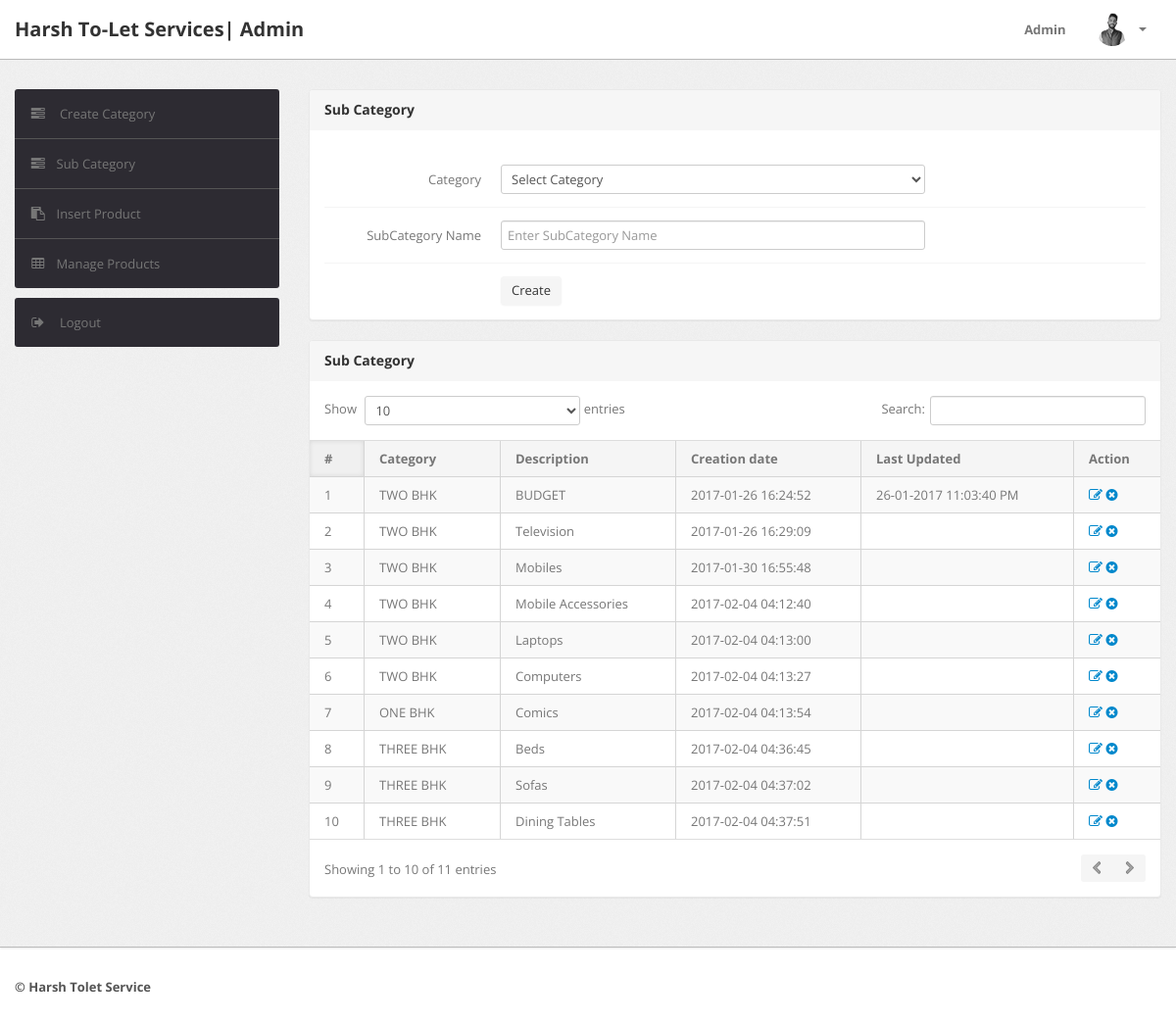
Page /Searching/admin/subcategory.php (signed in) on the committed database.
### tables this page shows
CREATE TABLE `subcategory` (
  `id` int(11) NOT NULL,
  `categoryid` int(11) DEFAULT NULL,
  `subcategory` varchar(255) DEFAULT NULL,
  `creationDate` timestamp NULL DEFAULT CURRENT_TIMESTAMP,
  `updationDate` varchar(255) DEFAULT NULL
);

CREATE TABLE `category` (
  `id` int(11) NOT NULL,
  `categoryName` varchar(255) DEFAULT NULL,
  `categoryDescription` longtext,
  `creationDate` timestamp NOT NULL DEFAULT CURRENT_TIMESTAMP,
  `updationDate` varchar(255) DEFAULT NULL
);

### Searching/admin/subcategory.php (the view, shortened to what this page needs)
<?php
include('include/config.php');
if(strlen($_SESSION['alogin'])==0)
	{
header('location:index.php');
}
else{
?>
<!DOCTYPE html>
<html lang="en">
<head>
	<link type="text/css" href="bootstrap/css/bootstrap.min.css" rel="stylesheet">
	<link type="text/css" href="bootstrap/css/bootstrap-responsive.min.css" rel="stylesheet">
	<link type="text/css" href="css/theme.css" rel="stylesheet">
	<link type="text/css" href="images/icons/css/font-awesome.css" rel="stylesheet">
</head>
<body>
<?php include('include/header.php');?>
	<div class="wrapper">
		<div class="container">
			<div class="row">
<?php include('include/sidebar.php');?>
			<div class="span9">
					<div class="content">
						<div class="module">
							<div class="module-head">
								<h3>Sub Category</h3>
							</div>
							<div class="module-body">
									<br />
			<form class="form-horizontal row-fluid" name="subcategory" method="post" >
<div class="control-group">
<label class="control-label" for="basicinput">Category</label>
<div class="controls">
<select name="category" class="span8 tip" required>
<option value="">Select Category</option>
</select>
</div>
</div>
<div class="control-group">
<label class="control-label" for="basicinput">SubCategory Name</label>
<div class="controls">
<input type="text" placeholder="Enter SubCategory Name"  name="subcategory" class="span8 tip" required>
</div>
</div>
	<div class="control-group">
											<div class="controls">
												<button type="submit" name="submit" class="btn">Create</button>
											</div>
										</div>
									</form>
							</div>
						</div>
	<div class="module">
							<div class="module-head">
								<h3>Sub Category</h3>
							</div>
							<div class="module-body table">
								<table cellpadding="0" cellspacing="0" border="0" class="datatable-1 table table-bordered table-striped	 display" width="100%">
									<thead>
										<tr>
											<th>#</th>
											<th>Category</th>
											<th>Description</th>
											<th>Creation date</th>
											<th>Last Updated</th>
											<th>Action</th>
										</tr>
									</thead>
									<tbody>
<?php $query=mysqli_query($con,"select subcategory.id,category.categoryName,subcategory.subcategory,subcategory.creationDate,subcategory.updationDate from subcategory join category on category.id=subcategory.categoryid");
$cnt=1;
while($row=mysqli_fetch_array($query))
{
?>
										<tr>
											<td><?php echo htmlentities($cnt);?></td>
											<td><?php echo htmlentities($row['categoryName']);?></td>
											<td><?php echo htmlentities($row['subcategory']);?></td>
											<td> <?php echo htmlentities($row['creationDate']);?></td>
											<td><?php echo htmlentities($row['updationDate']);?></td>
											<td>
											<a href="edit-subcategory.php?id=<?php echo $row['id']?>" ><i class="icon-edit"></i></a>
											<a href="subcategory.php?id=<?php echo $row['id']?>&del=delete" onClick="return confirm('Are you sure you want to delete?')"><i class="icon-remove-sign"></i></a></td>
										</tr>
										<?php $cnt=$cnt+1; } ?>
								</table>
							</div>
						</div>
					</div>
				</div>
			</div>
		</div>
	</div>
<?php include('include/footer.php');?>
</body>
<?php } ?>

### rows in the picture
subcategory: categoryid.categoryName "TWO BHK", subcategory "BUDGET", creationDate "2017-01-26 16:24:52", updationDate "26-01-2017 11:03:40 PM"
subcategory: categoryid.categoryName "TWO BHK", subcategory "Television", creationDate "2017-01-26 16:29:09"
subcategory: categoryid.categoryName "TWO BHK", subcategory "Mobiles", creationDate "2017-01-30 16:55:48"
subcategory: categoryid.categoryName "TWO BHK", subcategory "Mobile Accessories", creationDate "2017-02-04 04:12:40"
subcategory: categoryid.categoryName "TWO BHK", subcategory "Laptops", creationDate "2017-02-04 04:13:00"
subcategory: categoryid.categoryName "TWO BHK", subcategory "Computers", creationDate "2017-02-04 04:13:27"
subcategory: categoryid.categoryName "ONE BHK", subcategory "Comics", creationDate "2017-02-04 04:13:54"
subcategory: categoryid.categoryName "THREE BHK", subcategory "Beds", creationDate "2017-02-04 04:36:45"
subcategory: categoryid.categoryName "THREE BHK", subcategory "Sofas", creationDate "2017-02-04 04:37:02"
subcategory: categoryid.categoryName "THREE BHK", subcategory "Dining Tables", creationDate "2017-02-04 04:37:51"
